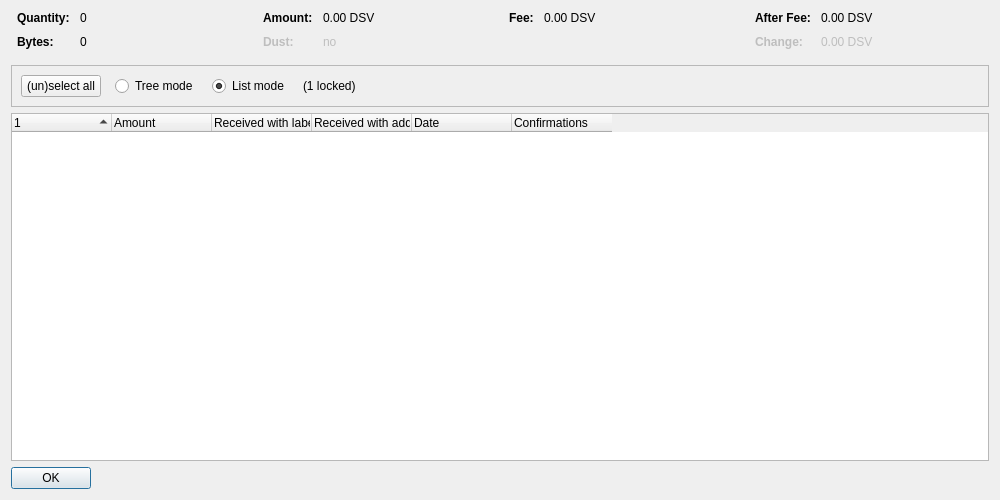
<?xml version="1.0" encoding="UTF-8"?>
<ui version="4.0">
 <class>CoinControlDialog</class>
 <widget class="QDialog" name="CoinControlDialog">
  <property name="geometry">
   <rect>
    <x>0</x>
    <y>0</y>
    <width>1000</width>
    <height>500</height>
   </rect>
  </property>
  <property name="windowTitle">
   <string>Coin Selection</string>
  </property>
  <layout class="QVBoxLayout" name="verticalLayout">
   <item>
    <layout class="QHBoxLayout" name="horizontalLayoutTop" stretch="0,0,0,0">
     <property name="topMargin">
      <number>0</number>
     </property>
     <property name="bottomMargin">
      <number>10</number>
     </property>
     <item>
      <layout class="QFormLayout" name="formLayoutCoinControl1">
       <property name="horizontalSpacing">
        <number>10</number>
       </property>
       <property name="verticalSpacing">
        <number>10</number>
       </property>
       <property name="leftMargin">
        <number>6</number>
       </property>
       <property name="rightMargin">
        <number>6</number>
       </property>
       <item row="0" column="0">
        <widget class="QLabel" name="labelCoinControlQuantityText">
         <property name="font">
          <font>
           <weight>75</weight>
           <bold>true</bold>
          </font>
         </property>
         <property name="text">
          <string>Quantity:</string>
         </property>
        </widget>
       </item>
       <item row="0" column="1">
        <widget class="QLabel" name="labelCoinControlQuantity">
         <property name="cursor">
          <cursorShape>IBeamCursor</cursorShape>
         </property>
         <property name="contextMenuPolicy">
          <enum>Qt::ActionsContextMenu</enum>
         </property>
         <property name="text">
          <string notr="true">0</string>
         </property>
         <property name="textInteractionFlags">
          <set>Qt::LinksAccessibleByMouse|Qt::TextSelectableByKeyboard|Qt::TextSelectableByMouse</set>
         </property>
        </widget>
       </item>
       <item row="1" column="0">
        <widget class="QLabel" name="labelCoinControlBytesText">
         <property name="font">
          <font>
           <weight>75</weight>
           <bold>true</bold>
          </font>
         </property>
         <property name="text">
          <string>Bytes:</string>
         </property>
        </widget>
       </item>
       <item row="1" column="1">
        <widget class="QLabel" name="labelCoinControlBytes">
         <property name="cursor">
          <cursorShape>IBeamCursor</cursorShape>
         </property>
         <property name="contextMenuPolicy">
          <enum>Qt::ActionsContextMenu</enum>
         </property>
         <property name="text">
          <string notr="true">0</string>
         </property>
         <property name="textInteractionFlags">
          <set>Qt::LinksAccessibleByMouse|Qt::TextSelectableByKeyboard|Qt::TextSelectableByMouse</set>
         </property>
        </widget>
       </item>
      </layout>
     </item>
     <item>
      <layout class="QFormLayout" name="formLayoutCoinControl2">
       <property name="horizontalSpacing">
        <number>10</number>
       </property>
       <property name="verticalSpacing">
        <number>10</number>
       </property>
       <property name="leftMargin">
        <number>6</number>
       </property>
       <property name="rightMargin">
        <number>6</number>
       </property>
       <item row="0" column="0">
        <widget class="QLabel" name="labelCoinControlAmountText">
         <property name="font">
          <font>
           <weight>75</weight>
           <bold>true</bold>
          </font>
         </property>
         <property name="text">
          <string>Amount:</string>
         </property>
        </widget>
       </item>
       <item row="0" column="1">
        <widget class="QLabel" name="labelCoinControlAmount">
         <property name="cursor">
          <cursorShape>IBeamCursor</cursorShape>
         </property>
         <property name="contextMenuPolicy">
          <enum>Qt::ActionsContextMenu</enum>
         </property>
         <property name="text">
          <string notr="true">0.00 DSV</string>
         </property>
         <property name="textInteractionFlags">
          <set>Qt::LinksAccessibleByMouse|Qt::TextSelectableByKeyboard|Qt::TextSelectableByMouse</set>
         </property>
        </widget>
       </item>
       <item row="1" column="0">
        <widget class="QLabel" name="labelCoinControlLowOutputText">
         <property name="enabled">
          <bool>false</bool>
         </property>
         <property name="font">
          <font>
           <weight>75</weight>
           <bold>true</bold>
          </font>
         </property>
         <property name="text">
          <string>Dust:</string>
         </property>
        </widget>
       </item>
       <item row="1" column="1">
        <widget class="QLabel" name="labelCoinControlLowOutput">
         <property name="enabled">
          <bool>false</bool>
         </property>
         <property name="cursor">
          <cursorShape>IBeamCursor</cursorShape>
         </property>
         <property name="contextMenuPolicy">
          <enum>Qt::ActionsContextMenu</enum>
         </property>
         <property name="text">
          <string notr="true">no</string>
         </property>
         <property name="textInteractionFlags">
          <set>Qt::LinksAccessibleByMouse|Qt::TextSelectableByKeyboard|Qt::TextSelectableByMouse</set>
         </property>
        </widget>
       </item>
      </layout>
     </item>
     <item>
      <layout class="QFormLayout" name="formLayoutCoinControl3">
       <property name="horizontalSpacing">
        <number>10</number>
       </property>
       <property name="verticalSpacing">
        <number>10</number>
       </property>
       <property name="leftMargin">
        <number>6</number>
       </property>
       <property name="rightMargin">
        <number>6</number>
       </property>
       <item row="0" column="0">
        <widget class="QLabel" name="labelCoinControlFeeText">
         <property name="font">
          <font>
           <weight>75</weight>
           <bold>true</bold>
          </font>
         </property>
         <property name="text">
          <string>Fee:</string>
         </property>
        </widget>
       </item>
       <item row="0" column="1">
        <widget class="QLabel" name="labelCoinControlFee">
         <property name="cursor">
          <cursorShape>IBeamCursor</cursorShape>
         </property>
         <property name="contextMenuPolicy">
          <enum>Qt::ActionsContextMenu</enum>
         </property>
         <property name="text">
          <string notr="true">0.00 DSV</string>
         </property>
         <property name="textInteractionFlags">
          <set>Qt::LinksAccessibleByMouse|Qt::TextSelectableByKeyboard|Qt::TextSelectableByMouse</set>
         </property>
        </widget>
       </item>
      </layout>
     </item>
     <item>
      <layout class="QFormLayout" name="formLayoutCoinControl4">
       <property name="horizontalSpacing">
        <number>10</number>
       </property>
       <property name="verticalSpacing">
        <number>10</number>
       </property>
       <property name="leftMargin">
        <number>6</number>
       </property>
       <property name="rightMargin">
        <number>6</number>
       </property>
       <item row="0" column="0">
        <widget class="QLabel" name="labelCoinControlAfterFeeText">
         <property name="font">
          <font>
           <weight>75</weight>
           <bold>true</bold>
          </font>
         </property>
         <property name="text">
          <string>After Fee:</string>
         </property>
        </widget>
       </item>
       <item row="0" column="1">
        <widget class="QLabel" name="labelCoinControlAfterFee">
         <property name="cursor">
          <cursorShape>IBeamCursor</cursorShape>
         </property>
         <property name="contextMenuPolicy">
          <enum>Qt::ActionsContextMenu</enum>
         </property>
         <property name="text">
          <string notr="true">0.00 DSV</string>
         </property>
         <property name="textInteractionFlags">
          <set>Qt::LinksAccessibleByMouse|Qt::TextSelectableByKeyboard|Qt::TextSelectableByMouse</set>
         </property>
        </widget>
       </item>
       <item row="1" column="0">
        <widget class="QLabel" name="labelCoinControlChangeText">
         <property name="enabled">
          <bool>false</bool>
         </property>
         <property name="font">
          <font>
           <weight>75</weight>
           <bold>true</bold>
          </font>
         </property>
         <property name="text">
          <string>Change:</string>
         </property>
        </widget>
       </item>
       <item row="1" column="1">
        <widget class="QLabel" name="labelCoinControlChange">
         <property name="enabled">
          <bool>false</bool>
         </property>
         <property name="cursor">
          <cursorShape>IBeamCursor</cursorShape>
         </property>
         <property name="contextMenuPolicy">
          <enum>Qt::ActionsContextMenu</enum>
         </property>
         <property name="text">
          <string notr="true">0.00 DSV</string>
         </property>
         <property name="textInteractionFlags">
          <set>Qt::LinksAccessibleByMouse|Qt::TextSelectableByKeyboard|Qt::TextSelectableByMouse</set>
         </property>
        </widget>
       </item>
      </layout>
     </item>
    </layout>
   </item>
   <item>
    <widget class="QFrame" name="frame">
     <property name="minimumSize">
      <size>
       <width>0</width>
       <height>40</height>
      </size>
     </property>
     <property name="frameShape">
      <enum>QFrame::StyledPanel</enum>
     </property>
     <property name="frameShadow">
      <enum>QFrame::Sunken</enum>
     </property>
     <layout class="QHBoxLayout" name="horizontalLayout">
      <item>
       <layout class="QHBoxLayout" name="horizontalLayoutPanel" stretch="0,0,0,0,0">
        <property name="spacing">
         <number>14</number>
        </property>
        <item>
         <widget class="QPushButton" name="pushButtonSelectAll">
          <property name="sizePolicy">
           <sizepolicy hsizetype="Maximum" vsizetype="Fixed">
            <horstretch>0</horstretch>
            <verstretch>0</verstretch>
           </sizepolicy>
          </property>
          <property name="text">
           <string>(un)select all</string>
          </property>
          <property name="autoDefault">
           <bool>false</bool>
          </property>
         </widget>
        </item>
        <item>
         <widget class="QRadioButton" name="radioTreeMode">
          <property name="sizePolicy">
           <sizepolicy hsizetype="Maximum" vsizetype="Fixed">
            <horstretch>0</horstretch>
            <verstretch>0</verstretch>
           </sizepolicy>
          </property>
          <property name="text">
           <string>Tree mode</string>
          </property>
         </widget>
        </item>
        <item>
         <widget class="QRadioButton" name="radioListMode">
          <property name="sizePolicy">
           <sizepolicy hsizetype="Maximum" vsizetype="Fixed">
            <horstretch>0</horstretch>
            <verstretch>0</verstretch>
           </sizepolicy>
          </property>
          <property name="text">
           <string>List mode</string>
          </property>
          <property name="checked">
           <bool>true</bool>
          </property>
         </widget>
        </item>
        <item>
         <widget class="QLabel" name="labelLocked">
          <property name="text">
           <string notr="true">(1 locked)</string>
          </property>
         </widget>
        </item>
        <item>
         <spacer name="horizontalSpacer">
          <property name="orientation">
           <enum>Qt::Horizontal</enum>
          </property>
          <property name="sizeHint" stdset="0">
           <size>
            <width>40</width>
            <height>20</height>
           </size>
          </property>
         </spacer>
        </item>
       </layout>
      </item>
     </layout>
    </widget>
   </item>
   <item>
    <widget class="CoinControlTreeWidget" name="treeWidget">
     <property name="contextMenuPolicy">
      <enum>Qt::CustomContextMenu</enum>
     </property>
     <property name="sortingEnabled">
      <bool>false</bool>
     </property>
     <property name="columnCount">
      <number>6</number>
     </property>
     <attribute name="headerShowSortIndicator" stdset="0">
      <bool>true</bool>
     </attribute>
     <attribute name="headerStretchLastSection">
      <bool>false</bool>
     </attribute>
     <column>
      <property name="text">
       <string/>
      </property>
     </column>
     <column>
      <property name="text">
       <string>Amount</string>
      </property>
     </column>
     <column>
      <property name="text">
       <string>Received with label</string>
      </property>
     </column>
     <column>
      <property name="text">
       <string>Received with address</string>
      </property>
     </column>
     <column>
      <property name="text">
       <string>Date</string>
      </property>
     </column>
     <column>
      <property name="text">
       <string>Confirmations</string>
      </property>
      <property name="toolTip">
       <string>Confirmed</string>
      </property>
     </column>
     <column>
      <property name="text">
       <string/>
      </property>
     </column>
     <column>
      <property name="text">
       <string/>
      </property>
     </column>
     <column>
      <property name="text">
       <string/>
      </property>
     </column>
     <column>
      <property name="text">
       <string/>
      </property>
     </column>
    </widget>
   </item>
   <item>
    <widget class="QDialogButtonBox" name="buttonBox">
     <property name="sizePolicy">
      <sizepolicy hsizetype="Maximum" vsizetype="Fixed">
       <horstretch>0</horstretch>
       <verstretch>0</verstretch>
      </sizepolicy>
     </property>
     <property name="orientation">
      <enum>Qt::Horizontal</enum>
     </property>
     <property name="standardButtons">
      <set>QDialogButtonBox::Ok</set>
     </property>
    </widget>
   </item>
  </layout>
 </widget>
 <customwidgets>
  <customwidget>
   <class>CoinControlTreeWidget</class>
   <extends>QTreeWidget</extends>
   <header>qt/coincontroltreewidget.h</header>
  </customwidget>
 </customwidgets>
 <resources/>
 <connections/>
</ui>
